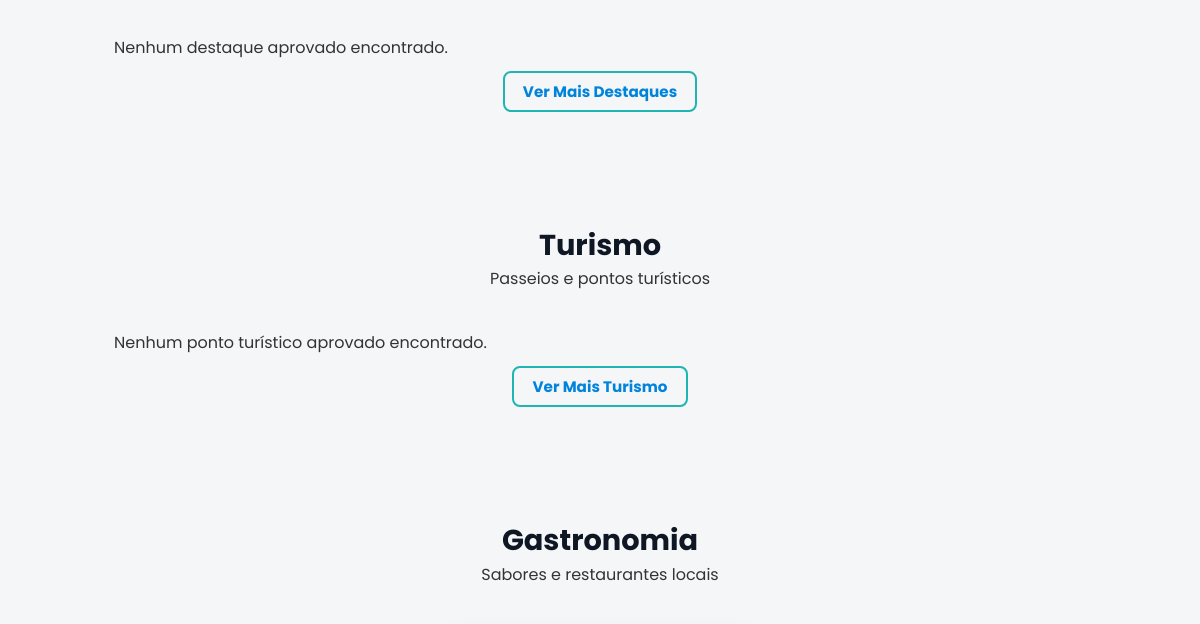
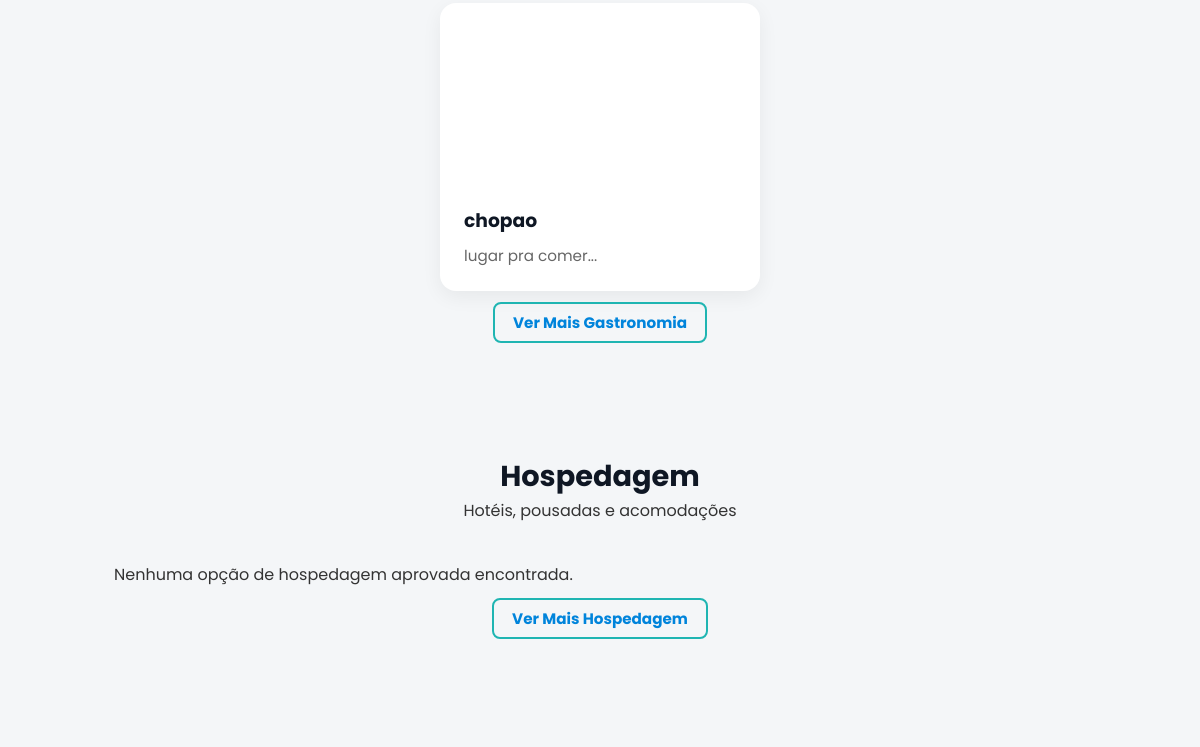
Before: / (middle part) with the older database file (2 pictures, top to bottom).
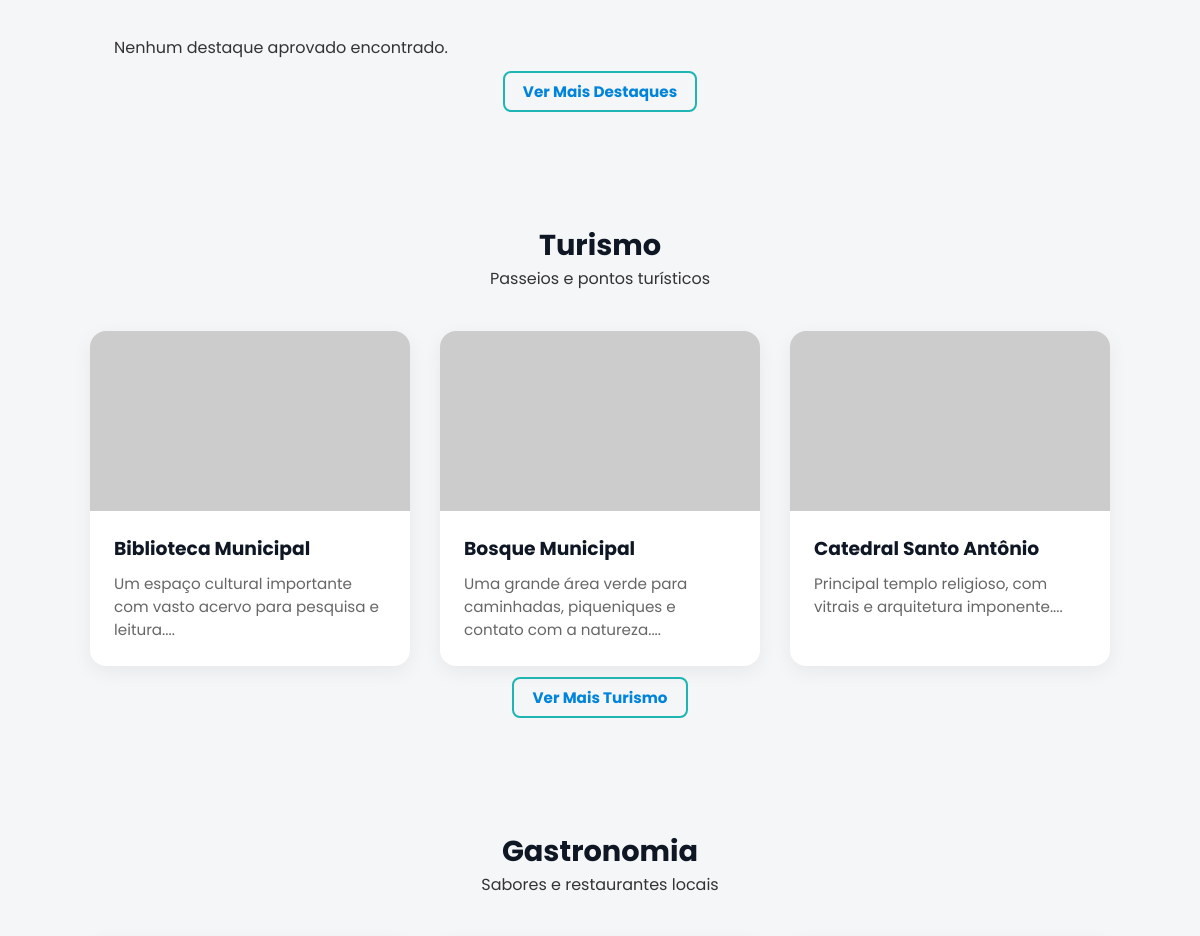
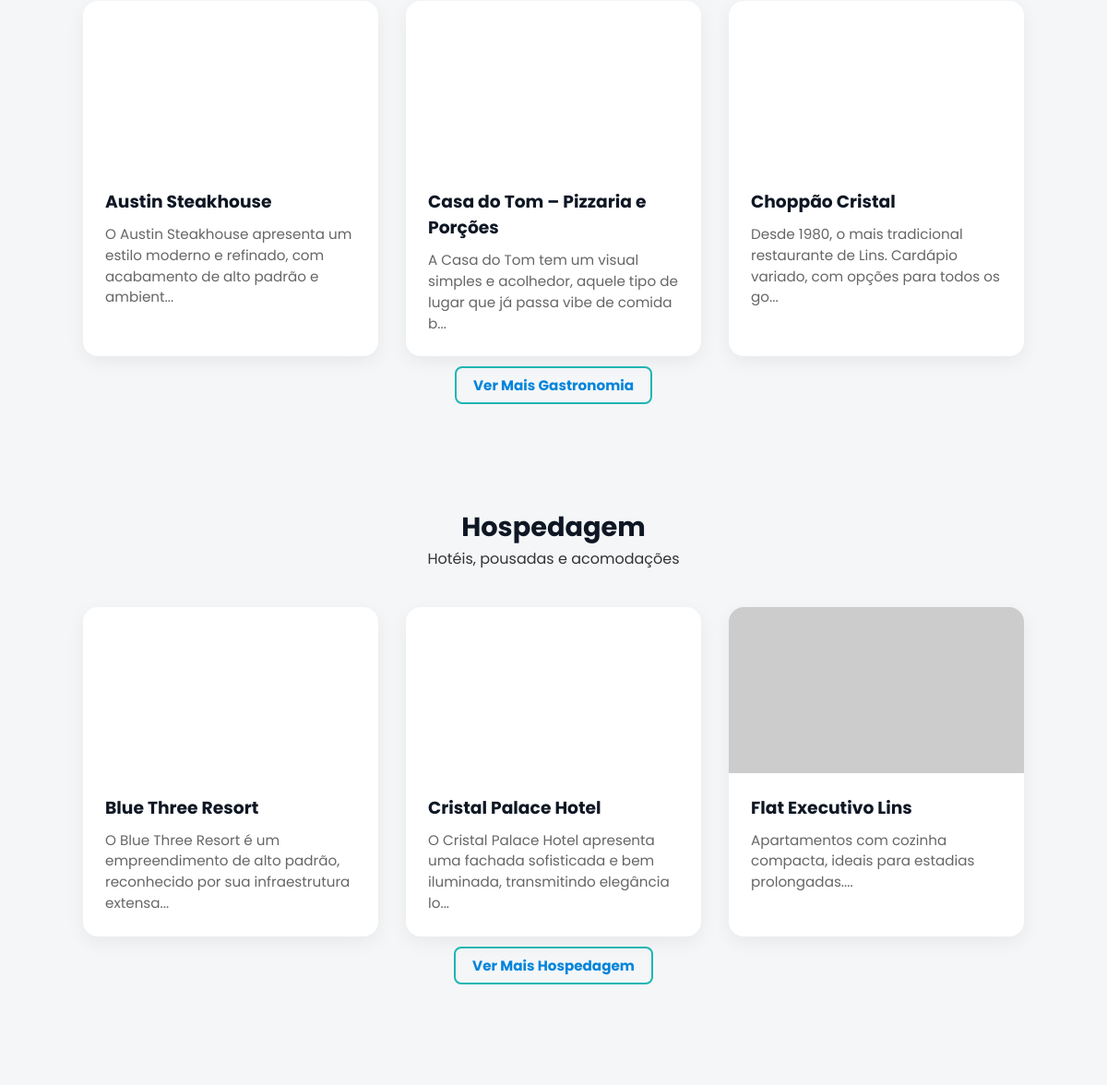
After: the same page with the newer database file (2 pictures, top to bottom).
### tables this page shows
CREATE TABLE `lugares` (
  `id` int(11) NOT NULL,
  `dono_id` int(11) NOT NULL,
  `nome` varchar(255) NOT NULL,
  `descricao` text NOT NULL,
  `endereco` varchar(255) NOT NULL,
  `imagem` varchar(255) NOT NULL,
  `categoria` enum('destaque','turismo','gastronomia','hospedagem') NOT NULL,
  `status_aprovacao` enum('pendente','aprovado','rejeitado','') NOT NULL,
  `estrelas_media` decimal(2,1) NOT NULL,
  `data_cadastro` datetime NOT NULL,
  `cep` varchar(10) DEFAULT NULL,
  `telefone` varchar(15) DEFAULT NULL
);

### index.php (the view, shortened to what this page needs)
<?php
include "php/conn.php";
function buscarLugares($pdo, $categoria = null, $aprovacao = 'aprovado', $limit = null) {
    $sql = "SELECT id, nome, descricao, categoria, imagem FROM lugares WHERE status_aprovacao = :aprovacao";
    if ($categoria) {
        $sql .= " AND categoria = :categoria";
    }
    $sql .= " ORDER BY nome ASC";
    if ($limit) {
        $sql .= " LIMIT :limit_val";
    }
    try {
        $stmt = $pdo->prepare($sql);
        $stmt->bindValue(':aprovacao', $aprovacao, PDO::PARAM_STR);
        if ($categoria) {
            $stmt->bindValue(':categoria', $categoria, PDO::PARAM_STR);
        }
        if ($limit) {
            $stmt->bindValue(':limit_val', $limit, PDO::PARAM_INT);
        }
        $stmt->execute();
        return $stmt->fetchAll(PDO::FETCH_ASSOC);
    } catch (PDOException $e) {
        error_log("Erro ao buscar dados: " . $e->getMessage());
        return [];
    }
}
$destaques   = buscarLugares($pdo, "destaque", 'aprovado', 3);
$turismo     = buscarLugares($pdo, "turismo", 'aprovado', 3);
$gastronomia = buscarLugares($pdo, "gastronomia", 'aprovado', 3);
$hospedagem  = buscarLugares($pdo, "hospedagem", 'aprovado', 3);
?>
<!DOCTYPE html>
<html lang="pt-br">
<head>
  <link rel="stylesheet" href="css/style.css" />
</head>
<body>
<main>
  <section id="destaques" class="section">
    <div class="container grid">
      <?php if (!empty($destaques)): ?>
        <?php foreach ($destaques as $item): ?>
          <article class="card reveal">
            <a href="php/detalhe.php?id=<?= $item['id'] ?>" style="text-decoration:none; color:inherit;">
              <div class="card-media" style="background-image:url('<?= htmlspecialchars($item['imagem'] ?: 'https://placehold.co/300x200/cccccc/333333?text=Sem+Imagem') ?>')"></div>
            </a>
            <div class="card-body">
              <h3><?= htmlspecialchars($item['nome']) ?></h3>
              <p><?= htmlspecialchars(substr($item['descricao'], 0, 100)) ?>...</p>
            </div>
          </article>
        <?php endforeach; ?>
      <?php else: ?>
        <p class="container">Nenhum destaque aprovado encontrado.</p>
      <?php endif; ?>
    </div>
    <div class="container text-center" style="margin-top: 20px; text-align: center;">
        <a href="php/explorar.php#destaque" class="btn btn-outline">Ver Mais Destaques</a>
    </div>
  </section>
  <section id="turismo" class="section alt-bg">
    <div class="container section-header">
      <h2>Turismo</h2>
      <p class="muted">Passeios e pontos turísticos</p>
    </div>
    <div class="container grid">
      <?php if (!empty($turismo)): ?>
        <?php foreach ($turismo as $item): ?>
          <article class="card reveal">
            <a href="php/detalhe.php?id=<?= $item['id'] ?>" style="text-decoration:none; color:inherit;">
              <div class="card-media" style="background-image:url('<?= htmlspecialchars($item['imagem'] ?: 'https://placehold.co/300x200/cccccc/333333?text=Sem+Imagem') ?>')"></div>
            </a>
            <div class="card-body">
              <h3><?= htmlspecialchars($item['nome']) ?></h3>
              <p><?= htmlspecialchars(substr($item['descricao'], 0, 100)) ?>...</p>
            </div>
          </article>
        <?php endforeach; ?>
      <?php else: ?>
        <p class="container">Nenhum ponto turístico aprovado encontrado.</p>
      <?php endif; ?>
    </div>
    <div class="container text-center" style="margin-top: 20px; text-align: center;">
        <a href="php/explorar.php#turismo" class="btn btn-outline">Ver Mais Turismo</a>
    </div>
  </section>
  <section id="gastronomia" class="section">
    <div class="container section-header">
      <h2>Gastronomia</h2>
      <p class="muted">Sabores e restaurantes locais</p>
    </div>
    <div class="container grid">
      <?php if (!empty($gastronomia)): ?>
        <?php foreach ($gastronomia as $item): ?>
          <article class="card reveal">
            <a href="php/detalhe.php?id=<?= $item['id'] ?>" style="text-decoration:none; color:inherit;">
              <div class="card-media" style="background-image:url('<?= htmlspecialchars($item['imagem'] ?: 'https://placehold.co/300x200/cccccc/333333?text=Sem+Imagem') ?>')"></div>
            </a>
            <div class="card-body">
              <h3><?= htmlspecialchars($item['nome']) ?></h3>
              <p><?= htmlspecialchars(substr($item['descricao'], 0, 100)) ?>...</p>
            </div>
          </article>
        <?php endforeach; ?>
      <?php else: ?>
        <p class="container">Nenhum local de gastronomia aprovado encontrado.</p>
      <?php endif; ?>
    </div>
    <div class="container text-center" style="margin-top: 20px; text-align: center;">
        <a href="php/explorar.php#gastronomia" class="btn btn-outline">Ver Mais Gastronomia</a>
    </div>
  </section>
  <section id="hospedagem" class="section alt-bg">
    <div class="container section-header">
      <h2>Hospedagem</h2>
      <p class="muted">Hotéis, pousadas e acomodações</p>
    </div>
    <div class="container grid">
      <?php if (!empty($hospedagem)): ?>
        <?php foreach ($hospedagem as $item): ?>
          <article class="card reveal">
            <a href="php/detalhe.php?id=<?= $item['id'] ?>" style="text-decoration:none; color:inherit;">
              <div class="card-media" style="background-image:url('<?= htmlspecialchars($item['imagem'] ?: 'https://placehold.co/300x200/cccccc/333333?text=Sem+Imagem') ?>')"></div>
            </a>
            <div class="card-body">
              <h3><?= htmlspecialchars($item['nome']) ?></h3>
              <p><?= htmlspecialchars(substr($item['descricao'], 0, 100)) ?>...</p>
            </div>
          </article>
        <?php endforeach; ?>
      <?php else: ?>
        <p class="container">Nenhuma opção de hospedagem aprovada encontrada.</p>
      <?php endif; ?>
    </div>
    <div class="container text-center" style="margin-top: 20px; text-align: center;">
        <a href="php/explorar.php#hospedagem" class="btn btn-outline">Ver Mais Hospedagem</a>
    </div>
  </section>
  <section id="contato" class="section contact">
  </section>
</main>
</body>
</html>

### css/style.css (style rules this page uses)
* { margin: 0; padding: 0; box-sizing: border-box; }
body { font-family: "Poppins", Arial, sans-serif; background-color: #f4f6f8; color: #333; line-height: 1.5; }
.container { width: 90%; max-width: 1100px; margin: 0 auto; }
.btn { text-decoration: none; padding: 8px 18px; border-radius: 8px; font-weight: bold; border: none; cursor: pointer; font-size: 0.95rem; }
.btn-outline { background-color: transparent; border: 2px solid #1fb5b2; color: #0084db; }
.section { padding: 60px 0; }
.section-header { text-align: center; margin-bottom: 40px; }
.section-header h2 { color: #0f1724; font-size: 1.8rem; }
.grid { display: flex; flex-wrap: wrap; gap: 30px; justify-content: center; }
.card { background: white; width: 320px; border-radius: 16px; box-shadow: 0 6px 20px rgba(0,0,0,0.06); overflow: hidden; transition: transform 0.3s ease; display: flex; flex-direction: column; }
.card-media { height: 180px; background-size: cover; background-position: center; }
.card-body { padding: 24px; display: flex; flex-direction: column; gap: 10px; }
.card-body h3 { margin: 0; color: #0f1724; }
.card-body p { color: #666; font-size: 0.95rem; }

Changed rows visible on the page:
added lugares: nome "Biblioteca Municipal", descricao "Um espaço cultural importante com vasto acervo para pesquisa e leitura.", shown under "Turismo"
added lugares: nome "Bosque Municipal", descricao "Uma grande área verde para caminhadas, piqueniques e contato com a natureza.", shown under "Turismo"
added lugares: nome "Catedral Santo Antônio", descricao "Principal templo religioso, com vitrais e arquitetura imponente.", shown under "Turismo"
added lugares: nome "Austin Steakhouse", descricao "O Austin Steakhouse apresenta um estilo moderno e refinado, com acabamento de alto padrão e ambient", shown under "Gastronomia"
added lugares: nome "Casa do Tom – Pizzaria e Porções", descricao "A Casa do Tom tem um visual simples e acolhedor, aquele tipo de lugar que já passa vibe de comida b", shown under "Gastronomia"
changed lugares: nome "chopao" → "Choppão Cristal"; descricao "lugar pra comer" → "Desde 1980, o mais tradicional restaurante de Lins. Cardápio variado, com opções para todos os go"
added lugares: nome "Blue Three Resort", descricao "O Blue Three Resort é um empreendimento de alto padrão, reconhecido por sua infraestrutura extensa", shown under "Hospedagem"
added lugares: nome "Cristal Palace Hotel", descricao "O Cristal Palace Hotel apresenta uma fachada sofisticada e bem iluminada, transmitindo elegância lo", shown under "Hospedagem"
added lugares: nome "Flat Executivo Lins", descricao "Apartamentos com cozinha compacta, ideais para estadias prolongadas.", shown under "Hospedagem"
Other visible differences:
text no longer shown: "Nenhum ponto turístico aprovado encontrado. Nenhuma opção de hospedagem aprovada encontrada."
